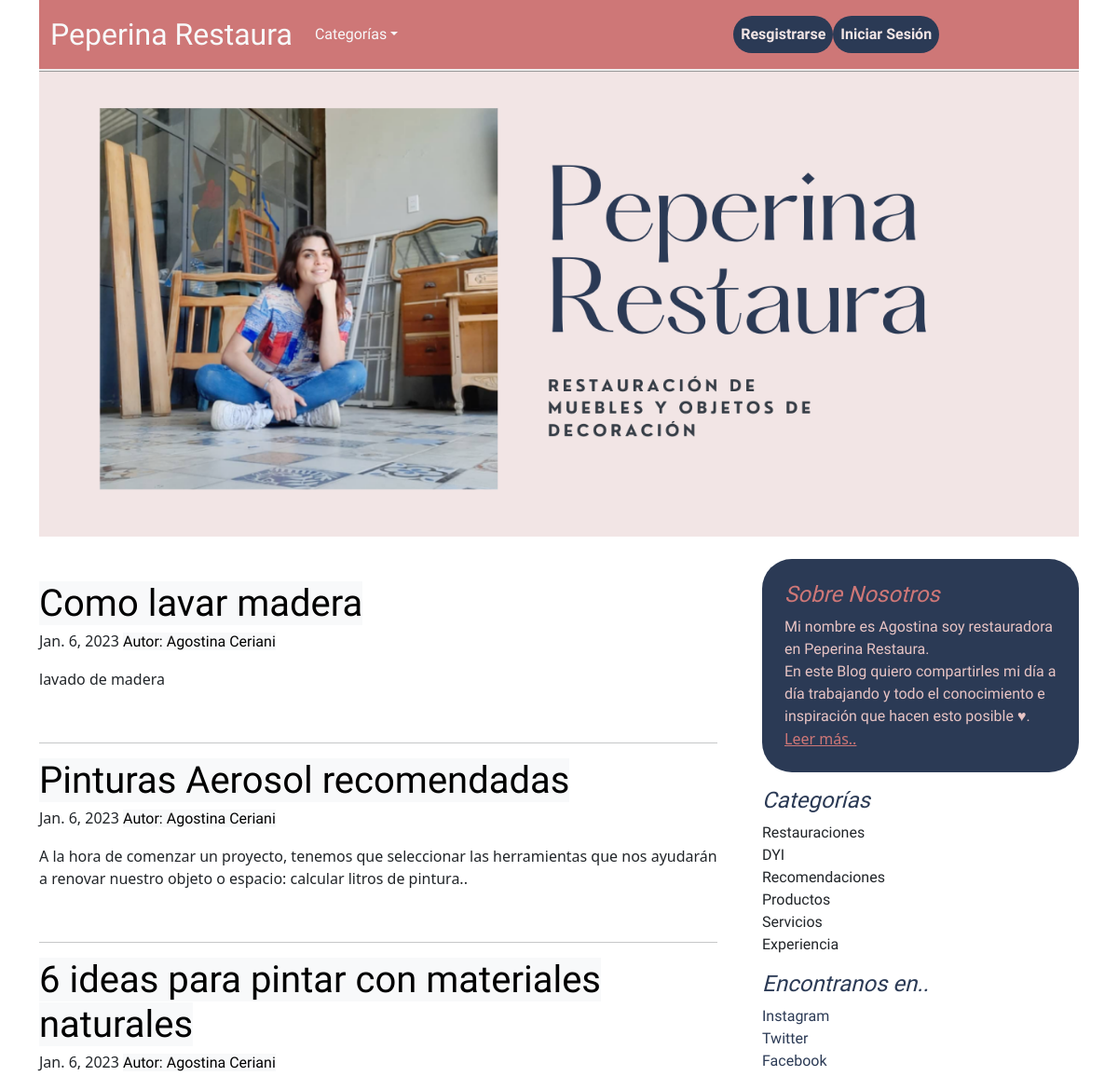
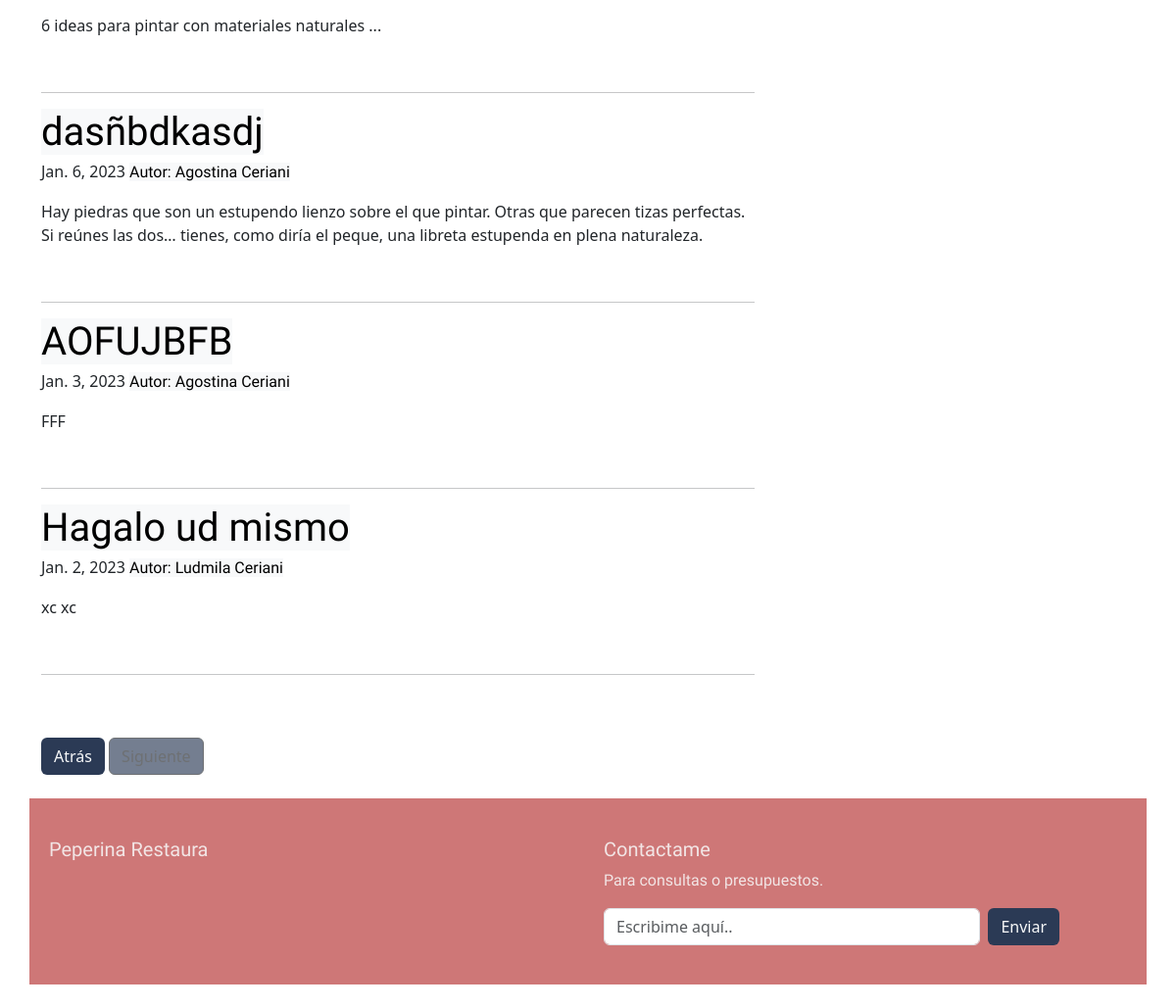
The page / on the database its author committed (2 pictures, top to bottom).
### personalblog/models.py (models this page shows, shortened)
class Post(models.Model):
    title = models.CharField(max_length=255)
    header_image = models.ImageField(null=True, blank=True, upload_to="images/")
    title_tag = models.CharField(max_length=255, default="Ludmila Ceriani")
    author = models.ForeignKey(User, on_delete=models.CASCADE)
    body = RichTextField(blank=True, null=True)
    post_date = models.DateField(auto_now_add=True)
    category = models.CharField(max_length=255, default='coding')
    snippet = models.CharField(max_length=255)
    likes = models.ManyToManyField(User, related_name='blog_posts')

class Category(models.Model):
    name = models.CharField(null=True, blank=True, max_length=255)
    def __str__(self):
        return self.name

### personalblog/views.py (the view)
# urls.py: path('', HomeView.as_view(), name="home"),
class HomeView(ListView):
    model = Post
    template_name = 'home.html'
    cats = Category.objects.all()
    ordering = ['-post_date']
    def get_context_data(self, *args, **kwargs):
       cat_menu = Category.objects.all()
       context = super(HomeView, self).get_context_data(*args, **kwargs)
       context["cat_menu"] = cat_menu
       return context

### personalblog/templates/home.html (shortened to what this page needs)
{% extends 'base.html' %}
{% block content %}
    <br>
    <br>
    <article class="blog-post">
        {% for post in object_list %}
            <h2 class="blog-post-title mb-1 fs-1" style="font-family: 'Julius Sans One', sans-serif;">
                <a class="text-bg-light" style="text-decoration: none;" href="{% url 'article-detail' post.pk %}">{{ post.title }} </a>
            </h2>
            <p class="blog-post-meta"> {{ post.post_date }} <a class="text-bg-light" style="text-decoration: none; font-family: 'Anybody', cursive;"> Autor: {{ post.author.first_name }} {{ post.author.last_name }} </a></p>
            <div>
                <p>
                {{ post.snippet }}
            </p>
            </div>
            <br />
            <hr>
        {% endfor %}
        <br>
        <br>
        <nav class="blog-pagination" aria-label="Pagination">
            <a class="btn link-light" style="background-color: #2B3A55;" href="#">Atrás</a>
            <a class="btn disabled" style="background-color: #2B3A55;">Siguiente</a>
        </nav>
    </article>
{% endblock %}

### personalblog/templates/base.html (shortened to what this page needs)
<!doctype html>
<html lang="en">
<head>
    <link href="https://cdn.jsdelivr.net/npm/bootstrap@5.2.1/dist/css/bootstrap.min.css" rel="stylesheet"
>
    <link href="css/styles.css" rel="stylesheet" type="text/html">
    <link href="https://cdn.jsdelivr.net/npm/bootstrap@5.2.0/dist/css/bootstrap.min.css" rel="stylesheet"
>
    <link href="https://cdn.jsdelivr.net/npm/bootstrap@5.1.3/dist/css/bootstrap.min.css" rel="stylesheet"
>
    <link href="/docs/5.2/dist/css/bootstrap.min.css" rel="stylesheet">
</head>
<body >
    <main class="container">
        <nav class="navbar navbar-expand-lg
        " style="font-family: 'Anybody', cursive; color:#F2E5E5; background-color: #CE7777; border-bottom: ridge;">
            <div class="container-fluid">
                <a class="navbar-brand fs-2 link-light" href="{% url 'home' %}" style="font-family: 'Julius Sans One', sans-serif;">Peperina Restaura</a>
                <div class="collapse navbar-collapse" id="navbarSupportedContent">
                    <ul class="navbar-nav me-auto mb-2 mb-lg-0">
                        {% if cat_menu %}
                            <li class="nav-item dropdown">
                                <a class="nav-link dropdown-toggle link-light" href="#" role="button" data-bs-toggle="dropdown" aria-expanded="false">Categorías</a>
                            </li>
                        {% else %}
                            <li class="nav-item">
                                <a class="nav-link link-light" href="{% url 'category-list' %}">Categorías</a>
                            </li>
                        {% endif %}
                        {% if user.is_authenticated %}
                            <li class="nav-item dropdown">
                                <a class="nav-link dropdown-toggle link-light" href="#" id="navbarDropdown" role="button" data-bs-toggle="dropdown"
                                    aria-expanded="false">
                                    Opciones
                                </a>
                                    <div class="dropdown-menu"  style="background-color: #E8C4C4;" aria-labelledby="navbarDropdown">
                                        <a class="nav-link" style="color: #2B3A55;" href="{% url 'add-post' %}">Agregar Post</a>
                                        <a class="nav-link" style="color: #2B3A55;" href="{% url 'add-category' %}">Agregar Categoría</a>
                                    </div>
                            </li>
                        {% else %}
                            <li class="nav-item">
                                <a class="nav-link" style="color: #F2E5E5; background-color: #2B3A55; border-radius: 90px; margin-left: 22rem;" href="{% url 'register' %}">
                                    <strong>Resgistrarse</strong>
                                </a>
                            </li>
                            <a class="nav-link" style="color: #F2E5E5; background-color: #2B3A55; border-radius: 90px;" href="{% url 'login' %}">
                                <strong>Iniciar Sesión</strong>
                            </a>
                        {% endif %}
                    </ul>
                </div>
            </div>
        </nav>
        {% load static %}
        <img src="{% static 'personalblog/images/Home1.png' %}" class="img-fluid">
        <div class="row g-5">
            <div class="col-md-8">
                    {% block content %}
                    {% endblock %}
            </div>
            <div class="col-md-4" id="about">
                <br>
                <div class="position-sticky" style="top: 2rem;">
                    <div class="p-4 mb-3 rounded-5" style="background-color: #2B3A55; ">
                        <h4 class="fst-italic" style="font-family: 'Julius Sans One', sans-serif; color: #CE7777;">Sobre Nosotros</h4>
                        <p class="mb-0" style="font-family: 'Anybody', cursive;  color: #E8C4C4;">
                            Mi nombre es Agostina soy restauradora en Peperina Restaura. <br/> En este Blog quiero compartirles mi día a día              trabajando y todo el conocimiento e inspiración que hacen esto posible ♥.</p>
                            <a style="color: #CE7777;" href="{% url 'about-us' %}">Leer más..</a>
                    </div>
                    <h4 class="fst-italic" style="font-family: 'Julius Sans One', sans-serif; color: #2B3A55;">
                        Categorías
                        </h4>
                    <ol class="list-unstyled" style="font-family: 'Anybody', cursive;
"><div class="dropdown"></div>
                        <li>
                            {% for item in cat_menu %}
                                <a class="dropdown-item" href="{% url 'category' item|slugify %}"> {{item}} </a>
                            {% endfor %}
                        </li>
                    </ol>
                    <h4 class="fst-italic" style="font-family: 'Julius Sans One', sans-serif; color: #2B3A55;">Encontranos en..</h4>
                    <ol class="list-unstyled" style="font-family: 'Anybody', cursive;
">
                        <li><a style="text-decoration: none; color: #2B3A55;" href="#">Instagram</a></li>
                        <li><a style="text-decoration: none; color: #2B3A55;" href="#">Twitter</a></li>
                        <li><a style="text-decoration: none; color: #2B3A55;" href="#">Facebook</a></li>
                    </ol>
                </div>
            </div>
        </div>
    </main>
    <div class="container" style="background-color: #CE7777;">
        <footer class="d-flex justify-content-start py-4 my-4">
            <div class="col-md-3 my-3 mx-2">
                <h5 style="font-family: 'Julius Sans One', sans-serif; color: #F2E5E5;"> Peperina Restaura </h5>
            </div>
            <div class="col-md-3 my-3">
                <ul class="d-flex list-unstyled">
                    <li class="ms-3">
                        <a href="#"><box-icon type='logo' color='white' name='facebook-square'></box-icon></a>
                    </li>
                    <li class="ms-3"><a
                            href="https://ar.pinterest.com/a_cerianita/?invite_code=bab7947d9d1947c1b04e4d01ce60de24&sender=586664426367657146"><box-icon
                                name='pinterest' color='white' type='logo'></box-icon></a>
                    </li>
                    <li class="ms-3"><a href="https://instagram.com/peperinasp?igshid=YmMyMTA2M2Y="><box-icon type='logo'
                                name='instagram-alt' color='white'></box-icon>
                        </a>
                    </li>
                </ul>
            </div>
            <div class="col-md-5 my-3">
                <form>
                    <h5 style="font-family: 'Julius Sans One', sans-serif; color: #F2E5E5;">Contactame</h5>
                    <p style="font-family: 'Anybody', cursive; color:#F2E5E5;"> Para consultas o presupuestos.</p>
                    <div class="d-flex flex-column flex-sm-row w-100 gap-2">
                        <input id="newsletter1" type="text" class="form-control" placeholder="Escribime aquí..">
                        <button class="btn link-light" style="background-color: #2B3A55;" type="button">Enviar</button>
                    </div>
                </form>
            </div>
        </footer>
    </div>
</body>
</html>

### rows shown on the page
Post: title "Como lavar madera", post_date "Jan. 6, 2023", author.first_name "Agostina", author.last_name "Ceriani", snippet "lavado de madera"
Post: title "Pinturas Aerosol recomendadas", post_date "Jan. 6, 2023", author.first_name "Agostina", author.last_name "Ceriani", snippet "A la hora de comenzar un proyecto, tenemos que seleccionar las herramientas que nos ayudarán a renovar nuestro objeto o espacio: calcular litros de pintura.."
Post: title "6 ideas para pintar con materiales naturales", post_date "Jan. 6, 2023", author.first_name "Agostina", author.last_name "Ceriani", snippet "6 ideas para pintar con materiales naturales ..."
Post: title "dasñbdkasdj", post_date "Jan. 6, 2023", author.first_name "Agostina", author.last_name "Ceriani", snippet "Hay piedras que son un estupendo lienzo sobre el que pintar. Otras que parecen tizas perfectas. Si reúnes las dos… tienes, como diría el peque, una libreta estupenda en plena naturaleza."
Post: title "AOFUJBFB", post_date "Jan. 3, 2023", author.first_name "Agostina", author.last_name "Ceriani", snippet "FFF"
Post: title "Hagalo ud mismo", post_date "Jan. 2, 2023", author.first_name "Ludmila", author.last_name "Ceriani", snippet "xc xc"
Category: name "Restauraciones"
Category: name "DYI"
Category: name "Recomendaciones"
Category: name "Productos"
Category: name "Servicios"
Category: name "Experiencia"
